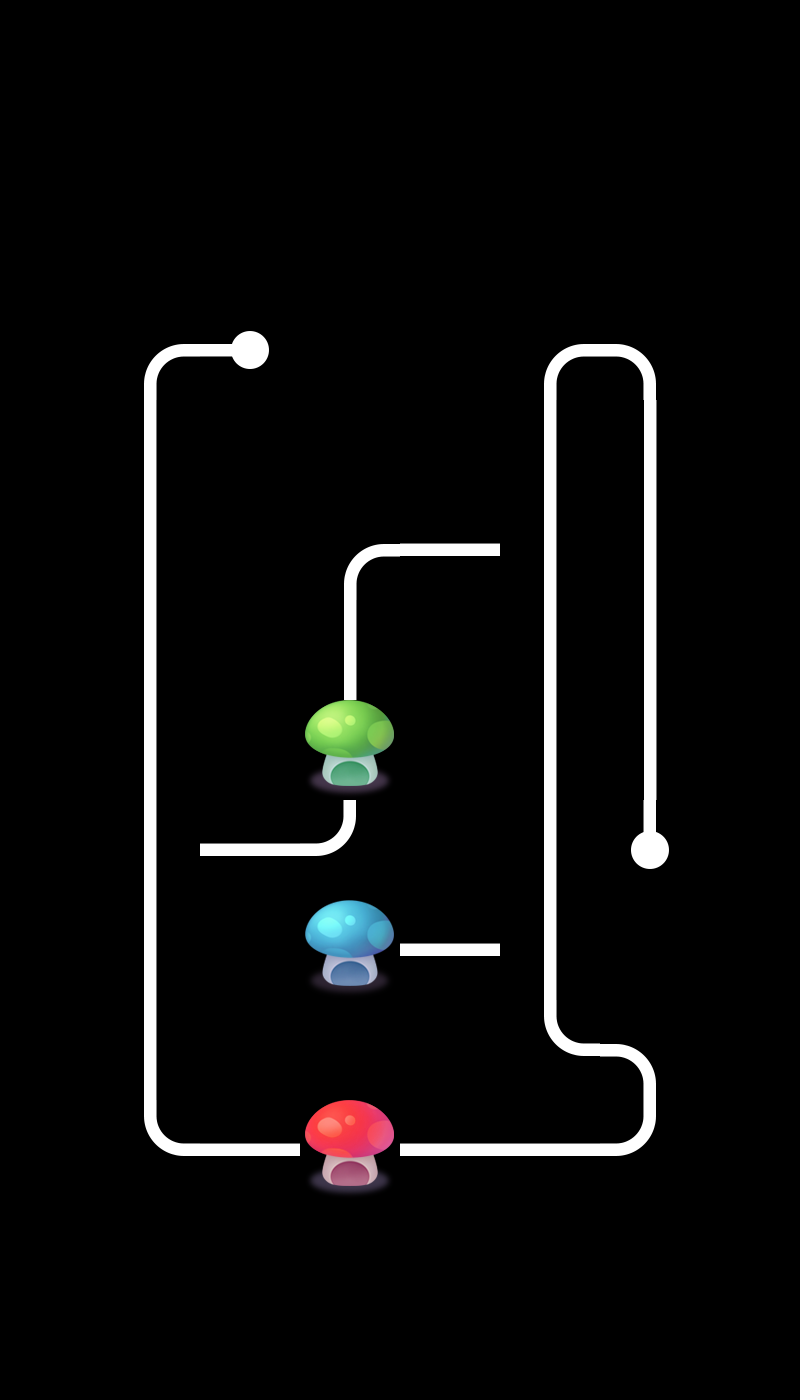

Below is a game level as drawn by its tile map, then a one-line description and the .tmx that defines it (tile-layer data replaced by summaries):
An orthogonal 8x14 tile map with 100x100 px tiles, 2 tile layers (layer0, layer1), 2 tilesets and 3 objects.

<map version="1.0" orientation="orthogonal" renderorder="right-down" width="8" height="14" tilewidth="100" tileheight="100" nextobjectid="4">
 <tileset firstgid="1" name="tiled" tilewidth="100" tileheight="100">
  <image source="tiled.png" width="500" height="400" />
 </tileset>
 <tileset firstgid="21" name="tiled" tilewidth="100" tileheight="100">
  <image source="tiled.png" width="500" height="400" />
 </tileset>
 <layer name="layer0" width="8" height="14">
  <data>[112 cells, 25 non-empty, 10 distinct tile ids]</data>
 </layer>
 <layer name="layer1" width="8" height="14">
  <data>[112 cells, 15 non-empty, 8 distinct tile ids]</data>
 </layer>
 <objectgroup name="object1">
  <object id="1" x="518.182" y="515.152" width="54.5455" height="60.6061">
   <properties>
    <property name="id" value="1" />
   </properties>
  </object>
  <object id="2" x="524.243" y="918.18" width="54.5455" height="54.5455">
   <properties>
    <property name="id" value="2" />
   </properties>
  </object>
  <object id="3" x="118.182" y="824.242" width="60.6061" height="57.5758">
   <properties>
    <property name="id" value="0" />
   </properties>
  </object>
 </objectgroup>
</map>
